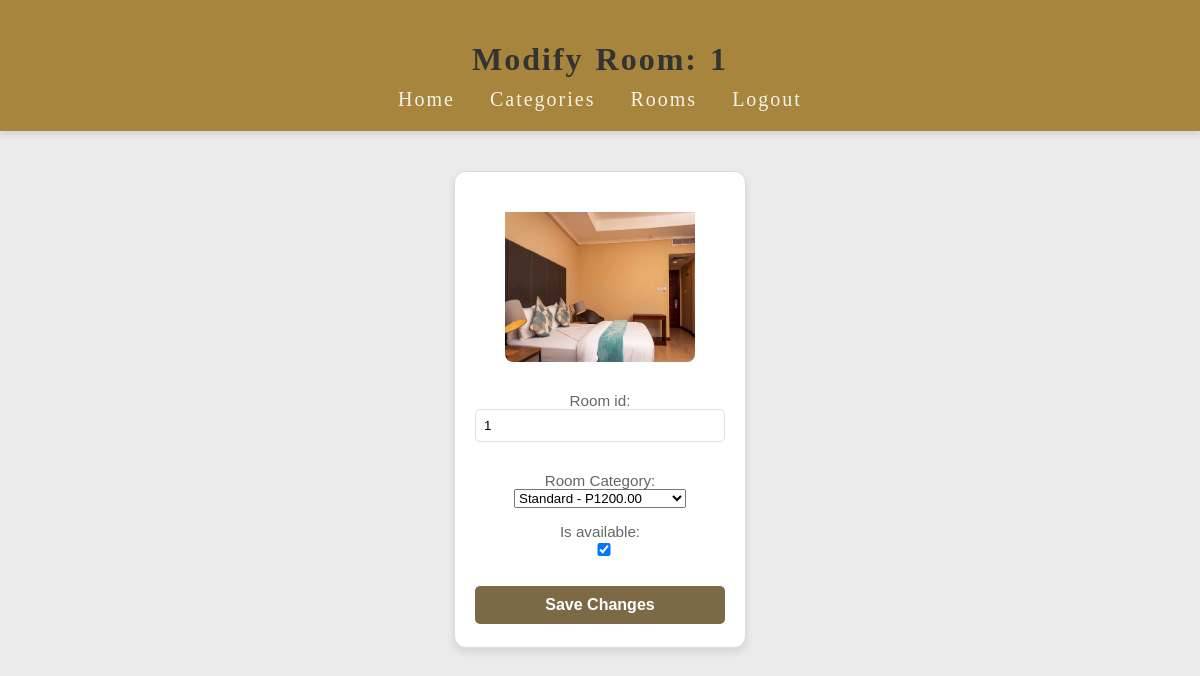
The app's page /dashboard/room/modify/18/ (signed in) with its own data.
### dashboard/models.py (models this page shows, shortened)
class Room(models.Model):
    room_category = models.ForeignKey(RoomCategory, on_delete=models.CASCADE)
    room_id = models.CharField(max_length=10)
    is_available = models.BooleanField(default=True)

class RoomCategory(models.Model):
    category_id = models.CharField(max_length=30)
    room_photo = models.ImageField(default='fallback.png', blank=True)
    room_desc = models.TextField(max_length=200, blank=True)
    room_price = models.DecimalField(max_digits=10, decimal_places=2)
    def __str__(self):
        return f"{self.category_id} - P{self.room_price}"

### dashboard/views.py (the view)
# urls.py: path('room/modify/<int:room_id>/', views.room_detail, name='room_detail'),
@login_required
def room_detail(request, room_id):
    room = get_object_or_404(Room, id=room_id)
    if request.method == 'POST':
        form = RoomForm(request.POST, instance=room)
        if form.is_valid():
            form.save()
            messages.success(request, "Room details updated successfully.")
            return redirect('dashboard:modify_room_landing')
        else:
            messages.error(request, "There was an error updating the room details.")
    else:
        form = RoomForm(instance=room)
    return render(request, 'dashboard/room_detail.html', {'form': form, 'room': room})

### dashboard/forms.py
class RoomForm(forms.ModelForm):
    room_category = forms.ModelChoiceField(
        queryset=RoomCategory.objects.all(),
        empty_label="Select Room Category",
        label="Room Category",
    )
    class Meta:
        model = Room
        fields = ['room_id', 'room_category','is_available']

### dashboard/templates/dashboard/room_detail.html (shortened to what this page needs)
{% load static %}
<!DOCTYPE html>
<html lang="en">
<head>
    <link rel="stylesheet" href="{% static 'css/css.css' %}">
</head>
<body>
    <header>
        <h1>Modify Room: {{ room.room_id }}</h1>
        <ul>
            <li><a href="{% url 'dashboard:admin_landing' %}">Home</a></li>
            <li><a href="{% url 'dashboard:add_or_modify_category' %}">Categories</a></li>
            <li><a href="{% url 'dashboard:add_or_modify_room' %}">Rooms</a></li>
            <li><a href="{% url 'dashboard:admin_logout' %}">Logout</a></li>
        </ul>
    </header>
    <div class="container">
        <div class="room-card-container">
            {% if room.room_category.room_photo %}
            <img src="{{ room.room_category.room_photo.url }}" alt="Room Photo" class="room-photo">
        {% else %}
            <img src="{% static 'dashboard/images/default-room.jpg' %}" alt="Default Room Photo" class="room-photo">
        {% endif %}
            <form id="update-room-form" method="POST" enctype="multipart/form-data">
                {{ form.as_p }}
                <button type="submit">Save Changes</button>
            </form>
        </div>
    </div>
</body>
</html>

### dashboard/static/css/css.css (style rules this page uses)
body { font-family: 'Arial', sans-serif; background:#ebebeb; margin: 0; display: flex; flex-direction: column; height: 100vh; }
header { display: flex; flex-direction: column; align-items: center; justify-content: center; background-color: #a7853c; padding: 20px; box-shadow: 0px 4px 6px rgba(0, 0, 0, 0.1); font-family: "Palatino Linotype", "Book Antiqua", Palatino, serif; font-size: 20px; letter-spacing: 2px; word-spacing: 2px; color: #ffffff; font-weight: 400; text-decoration: none; font-style: normal; font-variant: normal; text-transform: none; }
header h1 { font-size: 2rem; margin-bottom: 10px; color: #333; }
header ul { list-style: none; display: flex; gap: 15px; padding: 0; margin: 0; }
header ul li { margin: 0; }
header ul li a { text-decoration: none; color: #fafdf8ea; font-weight: 500; padding: 5px 10px; border-radius: 5px; transition: background-color 0.3s, color 0.3s; }
a { text-decoration: none; color: #7C6A46; }
.container { display: flex; justify-content: center; align-items: center; flex-wrap: wrap; gap: 20px; padding: 40px; }
.room-card-container { width: 250px; height: 435px; background-color: #ffffff; border: 1px solid #ddd; border-radius: 12px; box-shadow: 0 4px 8px rgba(0, 0, 0, 0.1); transition: transform 0.3s ease, box-shadow 0.3s ease; text-align: center; padding: 20px; text-decoration: none; color: inherit; }
.room-card-container p { color: #666; font-size: 0.95em; }
.room-card-container input { width: 100%; padding: 8px; margin-bottom: 15px; border: 1px solid #ddd; border-radius: 5px; box-sizing: border-box; }
.room-card-container button { width: 100%; padding: 10px; background-color: #7C6A46; color: white; border: none; border-radius: 5px; font-size: 16px; font-weight: bold; cursor: pointer; transition: background-color 0.3s ease; }
.room-card-container img { padding-top: 20px; width: 190px; height: 150px; }
.room-photo { width: 50%; height: auto; border-radius: 8px; margin-bottom: 10px; }

### records on screen
Room: room_id "1", room_category.room_photo (picture), room_category "Standard - P1200.00", is_available "☑"
